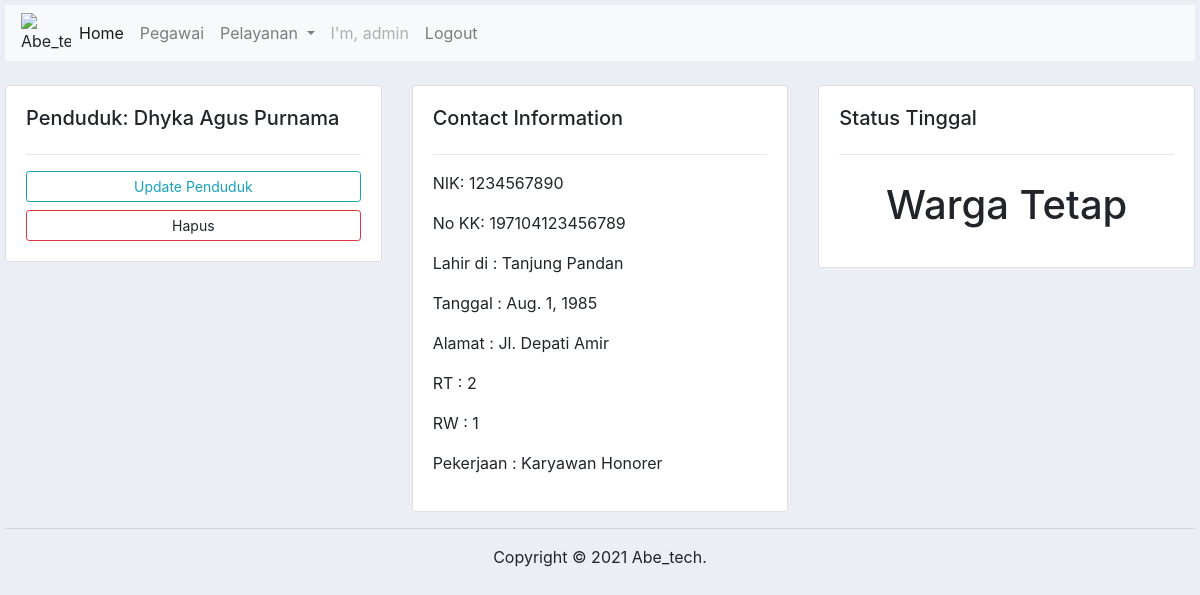
/penduduk/profil/1 (signed in), run on the app's committed database.
### data_penduduk/models.py (models this page shows)
class Penduduk(models.Model):
    no_kk = models.IntegerField(null=True)
    nik = models.IntegerField(null=True)
    nama = models.CharField(max_length=50)
    tempat_lahir = models.CharField(max_length=50)
    tanggal_lahir = models.DateField(max_length=50)
    gol_darah = models.ForeignKey(goldarah, on_delete=models.CASCADE, null=True)
    status_kawin = models.ForeignKey(skawin, on_delete=models.CASCADE, null=True)
    jenis_kelamin = models.ForeignKey(jkel, on_delete=models.CASCADE, null=True)
    agama = models.ForeignKey(kagama, on_delete=models.CASCADE, null=True)
    alamat = models.CharField(max_length=50)
    rt = models.IntegerField(null=True)
    rw = models.IntegerField(null=True)
    kelurahan = models.CharField(max_length=50)
    pendidikan = models.ForeignKey(didik, on_delete=models.CASCADE, null=True)
    pekerjaan = models.ForeignKey(kerja, on_delete=models.CASCADE, null=True)
    status_tinggal = models.ForeignKey(stinggal, on_delete=models.CASCADE, null=True)
    def __str__(self):
        return self.nama

class kerja(models.Model):
    nama = models.CharField(max_length=50)
    keterangan = models.TextField()
    def __str__(self):
        return self.nama

class stinggal(models.Model):
    nama = models.CharField(max_length=50)
    keterangan = models.TextField()
    def __str__(self):
        return self.nama

### data_penduduk/views.py (the view)
# urls.py: path('penduduk/profil/<int:id_penduduk>', views.profilPenduduk, name='profilPenduduk'),
@login_required(login_url=settings.LOGIN_URL)
def profilPenduduk(request, id_penduduk):
    penduduk = Penduduk.objects.get(id=id_penduduk)
    context = {'penduduk':penduduk,}
    return render(request, 'data_penduduk/profil-penduduk.html', context)

### data_penduduk/templates/data_penduduk/profil-penduduk.html (shortened to what this page needs)
{% extends 'data_penduduk/home.html' %}
{% load static %}
{% block content %}
    <br>
    <div class="row">
        <div class="col-md">
            <div class="card card-body">
                <h5>Penduduk: {{penduduk}}</h5>
                <hr>
                <a class="btn btn-outline-info  btn-sm btn-block" href="{% url 'ubah_penduduk' penduduk.id %}">Update Penduduk</a>
                <a  data-toggle="modal" data-target="#hapus-{{ penduduk.id }}" class="btn btn-outline-danger btn-sm btn-block">
                    Hapus
                </a>
            </div>
        </div>
        <div class="col-md">
            <div class="card card-body">
                <h5>Contact Information</h5>
                <hr>
                <p>NIK: {{penduduk.nik}}</p>
                <p>No KK: {{penduduk.no_kk}}</p>
                <p>Lahir di : {{penduduk.tempat_lahir}}</p>
                <p>Tanggal : {{penduduk.tanggal_lahir}}</p>
                <p>Alamat : {{penduduk.alamat}}</p>
                <p>RT : {{penduduk.rt}}</p>
                <p>RW : {{penduduk.rw}}</p>
                <p>Pekerjaan : {{penduduk.pekerjaan}}</p>
            </div>
        </div>
        <div class="col-md">
            <div class="card card-body">
                <h5>Status Tinggal</h5>
                <hr>
                <h1 style="text-align: center;padding: 10px">{{penduduk.status_tinggal}}</h1>
            </div>
        </div>
    </div>
{% endblock content %}

### data_penduduk/templates/data_penduduk/navbar.html (shortened to what this page needs)
{% load static %}
<nav class="navbar navbar-expand-lg navbar-light bg-light">
    <img src="{% static 'img/pgk.png' %}" alt="Abe_tech" width='50px'>
    <div class="collapse navbar-collapse" id="navbarSupportedContent">
      <ul class="navbar-nav mr-auto">
        <li class="nav-item active">
          <a class="nav-link" href="/penduduk/">Home</a>
        </li>
        <li class="nav-item">
          <a class="nav-link" href="/pegawai/">Pegawai</a>
        </li>
        <li class="nav-item dropdown">
          <a class="nav-link dropdown-toggle" href="#" id="navbarDropdown" role="button" data-toggle="dropdown" aria-haspopup="true" aria-expanded="false">
            Pelayanan
          </a>
        </li>
        <li class="nav-item">
          {% if user.is_authenticated %}
          <a class="nav-link disabled" href="">I'm, {{user}}</a>
          {% endif %}
        </li>
        <li class="nav-item">
          <a class="nav-link" href="{% url 'keluar' %}">Logout</a>
        </li>
      </ul>
    </div>
  </nav>

### data_penduduk/templates/data_penduduk/home.html (style rules this page uses)
body { background-color: #ebeff5; margin: 5px; }

### data on the page
Penduduk: nama "Dhyka Agus Purnama", nik "1234567890", no_kk "197104123456789", tempat_lahir "Tanjung Pandan", tanggal_lahir "Aug. 1, 1985", alamat "Jl. Depati Amir", rt "2", rw "1", pekerjaan "Karyawan Honorer", status_tinggal "Warga Tetap"

### other printed values
{{ user }} "admin"
